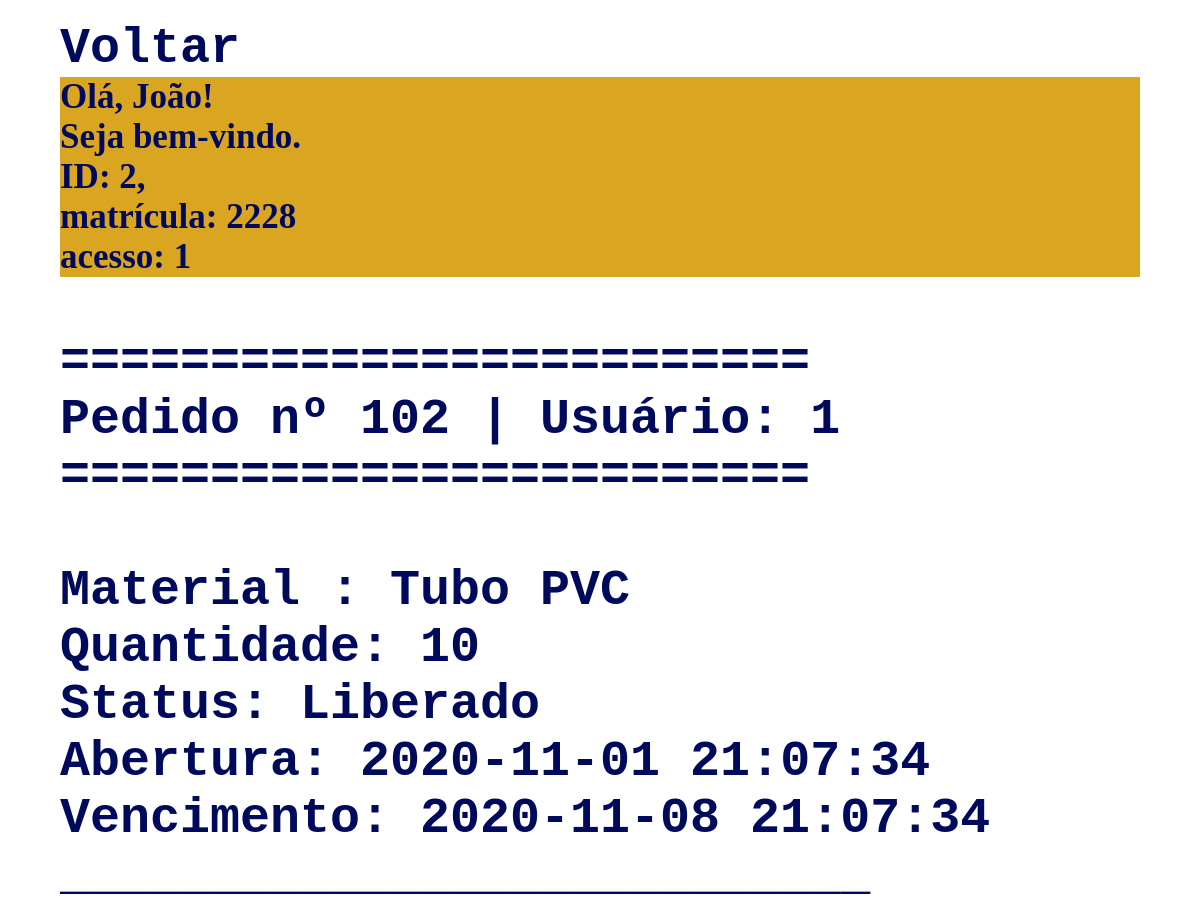
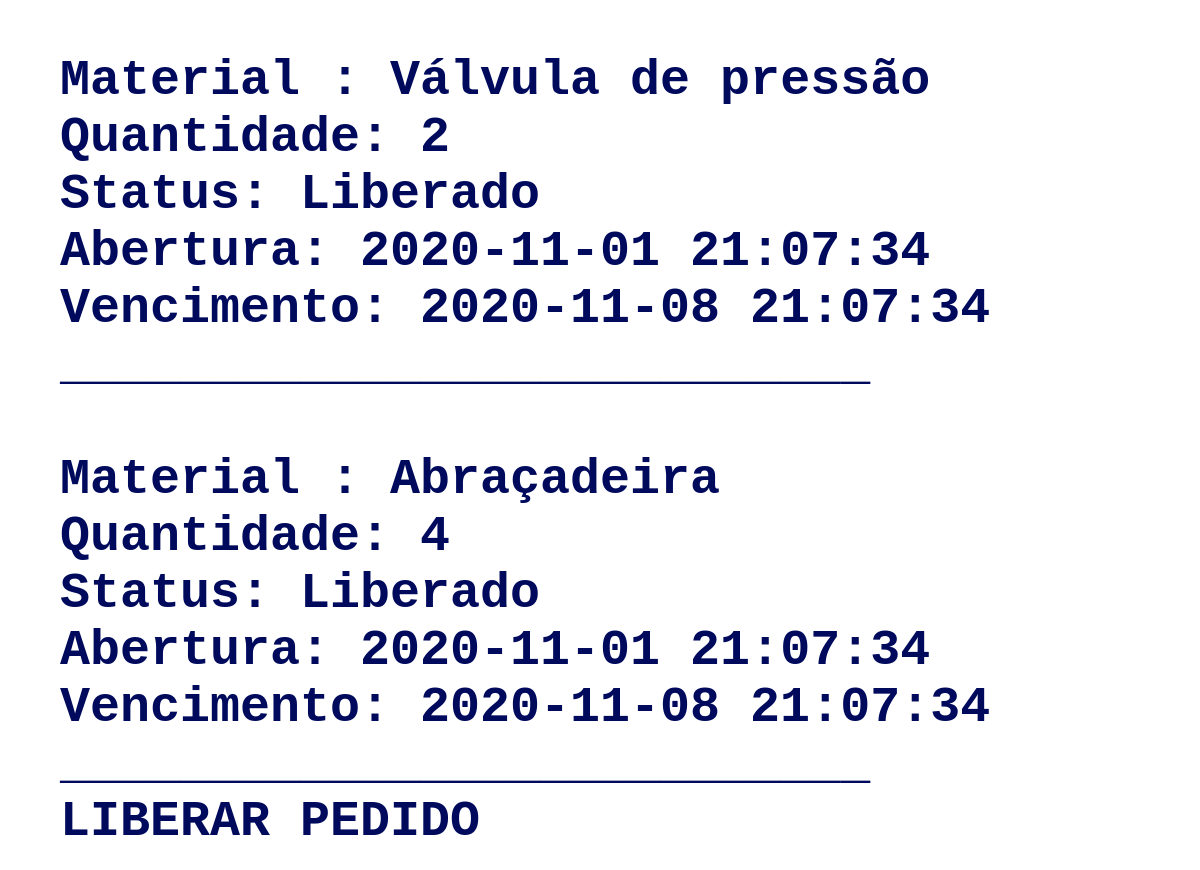
The app's page /detalhar-pedidoGeral.php?id_pedido=102 (signed in) with its own data (2 pictures, top to bottom).
### tables this page shows
CREATE TABLE `pedido` (
  `id_pedido` int(4) NOT NULL AUTO_INCREMENT,
  `data_abertura` timestamp NOT NULL DEFAULT CURRENT_TIMESTAMP,
  `vencimento` timestamp NOT NULL DEFAULT CURRENT_TIMESTAMP,
  `data_fechamento` datetime DEFAULT NULL,
  `status_pedido` varchar(20) NOT NULL,
  `id_usuario_fk` int(4) NOT NULL,
  PRIMARY KEY (`id_pedido`),
  KEY `id_usuario_fk` (`id_usuario_fk`),
  CONSTRAINT `PEDIDO_ibfk_1` FOREIGN KEY (`id_usuario_fk`) REFERENCES `usuario` (`id_usuario`)
);

CREATE TABLE `material` (
  `id_material` int(4) NOT NULL AUTO_INCREMENT,
  `nome_material` varchar(50) NOT NULL,
  `desc_material` varchar(300) NOT NULL,
  `qtde_estoque` int(11) DEFAULT NULL,
  `id_prat_fk` int(4) NOT NULL,
  `id_forn_fk` int(4) NOT NULL,
  `imagem` varchar(100) DEFAULT NULL,
  PRIMARY KEY (`id_material`),
  KEY `id_prat_fk` (`id_prat_fk`),
  KEY `id_forn_fk` (`id_forn_fk`),
  CONSTRAINT `MATERIAL_ibfk_1` FOREIGN KEY (`id_prat_fk`) REFERENCES `prateleira` (`id_prat`),
  CONSTRAINT `MATERIAL_ibfk_2` FOREIGN KEY (`id_forn_fk`) REFERENCES `fornecedor` (`id_forn`)
);

CREATE TABLE `detalhe_pedido` (
  `id_detalhe` int(11) NOT NULL AUTO_INCREMENT,
  `quantidade` int(4) NOT NULL,
  `id_material_fk` int(4) NOT NULL,
  `id_pedido_fk` int(4) NOT NULL,
  PRIMARY KEY (`id_detalhe`),
  KEY `id_pedido_fk` (`id_pedido_fk`),
  KEY `id_material_fk` (`id_material_fk`),
  CONSTRAINT `DETALHE_PEDIDO_ibfk_1` FOREIGN KEY (`id_pedido_fk`) REFERENCES `pedido` (`id_pedido`) ON DELETE CASCADE,
  CONSTRAINT `DETALHE_PEDIDO_ibfk_2` FOREIGN KEY (`id_material_fk`) REFERENCES `material` (`id_material`)
);

### App/Model/conexao.php (called while the page is built, shortened)
<?php
class Conexao{
	private static $instance;
	public static function getConn(){
		if(!isset(self::$instance)):
			self::$instance = new \PDO('mysql:host=localhost; dbname=db_ccmed; charset=utf8', 'estudo', '');
		endif;
		return self::$instance;
	}
}
 ?>

### App/Model/PedidoDao.php (called while the page is built, shortened)
<?php
class PedidoDao{
			?>
			<?php
	public function detalharPedidosGeral(){
		$id_pedido = $_GET['id_pedido'];
		$sql = "SELECT P.id_pedido, M.nome_material, D.quantidade, P.id_usuario_fk, U.nome, P.status_pedido, P.data_abertura, P.id_pedido, DATE_ADD(vencimento, INTERVAL 7 DAY) AS 'vencimento'
		FROM PEDIDO P INNER JOIN DETALHE_PEDIDO AS D
		ON P.id_pedido = D.id_pedido_fk INNER JOIN MATERIAL AS M
		ON D.id_material_fk = M.id_material INNER JOIN USUARIO AS U
		ON P.id_usuario_fk = U.id_usuario WHERE P.id_pedido = ?";
		$stmt = Conexao::getConn()->prepare($sql);
		$stmt->bindValue(1, $id_pedido);
		$stmt->execute();
		if($stmt->rowCount() > 0){
			$resultado = $stmt->fetchAll(\PDO::FETCH_ASSOC);
			return $resultado;
		}else{
		}
	}
}
 ?>

### detalhar-pedidoGeral.php (the view, shortened to what this page needs)
<html>
    <head>
        <link href="css/estilo2.css" rel="stylesheet">
    </head>
    <body>
        <div class="container">
            <a href="todos-pedidos.php">Voltar</a>
<?php
$pedidoDao = new \App\Model\PedidoDao;
$usuario = new \App\Model\Usuario;
$usuarioDao = new \App\Model\UsuarioDao;
if(!isset($_SESSION['id_usuario'])){
    session_destroy();
    header("location:login.php");
}else{
    $usuarioDao->mostrarSessao();
}
foreach($pedidoDao->detalharPedidosGeral($usuario) as $detalhar);
echo
"<br>=========================<br>
Pedido nº " . $detalhar['id_pedido'] . " | Usuário: " . $detalhar['id_usuario_fk'] . "<br>
=========================<br>";
foreach($pedidoDao->detalharPedidosGeral() as $detalhar){
    echo
    "<br>Material : " . $detalhar['nome_material'] . "<br>
    Quantidade: " . $detalhar['quantidade'] . "<br>
    Status: " . $detalhar['status_pedido'] . "<br>
    Abertura: " . $detalhar['data_abertura'] . "<br>
    Vencimento: " . $detalhar['vencimento'] . "<br>
    ___________________________<br>";
}
echo "<a href = liberar-pedido.php?id_pedido=" . $detalhar['id_pedido'].">LIBERAR PEDIDO</a>"
?>

### css/estilo2.css (style rules this page uses)
* { margin: 0; padding: 0; }
body { font-size: 50px; font-family: courier; font-weight: bold; background-color: white; color: #000A5D; }
.container { margin: 20px auto; width: 90%; }
a { color: #000A5D; font-weight: bold; text-decoration: none; }

### records on screen
pedido: id_pedido "102", id_usuario_fk "1", material.nome_material "Tubo PVC", detalhe_pedido.quantidade "10", status_pedido "Liberado", data_abertura "2020-11-01 21:07:34", vencimento "2020-11-08 21:07:34", material.nome_material "Válvula de pressão", detalhe_pedido.quantidade "2", material.nome_material "Abraçadeira", detalhe_pedido.quantidade "4"

### other values on screen
$_SESSION['nome'] "João"
$_SESSION['id_usuario'] "2"
$_SESSION['matricula'] "2228"
$_SESSION['id_acesso_fk'] "1"
